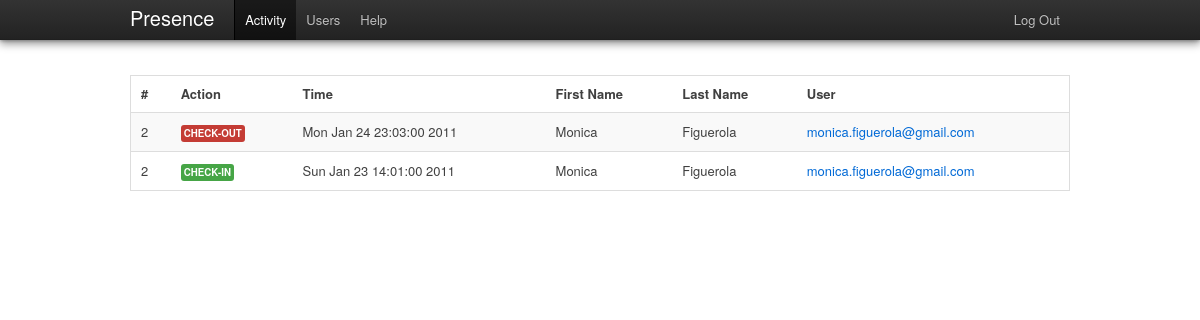
Page /admin/activity/ (signed in) on the earlier database version.
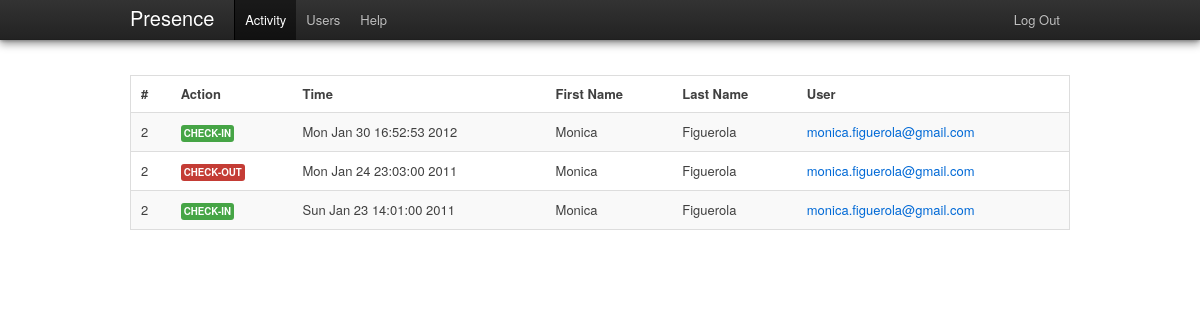
Same page on the later database version.
### tables this page shows
CREATE TABLE IF NOT EXISTS `presence_activity` (
  `id` int(11) NOT NULL AUTO_INCREMENT,
  `userid` varchar(250) NOT NULL,
  `action` varchar(50) NOT NULL,
  `timestamp` int(15) NOT NULL,
  PRIMARY KEY (`id`)
);

CREATE TABLE IF NOT EXISTS `presence_users` (
  `id` int(11) NOT NULL AUTO_INCREMENT,
  `email` varchar(150) NOT NULL,
  `password` varchar(50) NOT NULL,
  `role` varchar(20) NOT NULL,
  `firstname` varchar(200) NOT NULL,
  `lastname` varchar(300) NOT NULL,
  `mac` varchar(20) NOT NULL,
  PRIMARY KEY (`id`)
);

### public/index.php (called while the page is built, shortened)
<?php
require_once (ROOT . '/config/config.php');
global $CONFIG;
$dependencies = new DependencyContainer($CONFIG);
$url = isset($_GET['url']) ? $_GET['url'] : null;
$role = isset($_SESSION['role']) ? $_SESSION['role'] : null;
if ($url == null && $role == null) {
    $controller = "AuthController";
    $action = "asklogin";
    $url_params = array();
} else if ($url == null && isset($role)) {
    $controller = ucfirst($role) . 'Controller';
    $action = 'activity';
    $url_params = array();
} else {
    $url_params = explode('/', $url);
    $controller = ucfirst(array_shift($url_params));
    $action = $url_params[0] == null ? 'activity' : array_shift($url_params);
}
$extra_params = $_POST;
new $controller($dependencies, $action, array_merge($url_params, $extra_params));

### config/config.php (called while the page is built)
<?php
unset($CONFIG);
$CONFIG['wwwroot'] = 'http://127.0.0.1:8888/presence-manager';
$CONFIG['debug'] = 1;
$CONFIG['dbhost'] = 'localhost';
$CONFIG['dbname'] = 'presence';
$CONFIG['dbuser'] = 'root';
$CONFIG['dbpassword'] = '';

### lib/DB.php (called while the page is built, shortened)
<?php
class DB {
	static function getAllRecords($db, $sql, $params){
		$st = $db->prepare($sql);
        $st->execute($params);
        return $st->fetchAll(PDO::FETCH_ASSOC);
	}
}

### app/models/ActivityModel.php (called while the page is built, shortened)
<?php
class ActivityModel extends Model {
    public function __construct($dependencies) {
        $this->_table = 'presence_activity';
    }
    public function get_all_activity() {
		$sql = "SELECT pu.id, pa.userid, pa.action, pa.timestamp, pu.firstname, pu.lastname, pu.email
				FROM " . $this->_table . " pa
				JOIN presence_users pu ON pa.userid = pu.id
				ORDER BY pa.timestamp DESC LIMIT 15";
		return DB::getAllRecords($this->_db, $sql, null);
    }
}

### app/controllers/AdminController.php (called while the page is built, shortened)
<?php
class AdminController extends Controller {
    private $_activity_model;
    public function __construct($dependencies, $action, $params) {
        global $CONFIG;
        $this->_dependencies = $dependencies;
        $this->_activity_model = new ActivityModel($this->_dependencies);
        if ($this->check_role('admin') && method_exists($this, $action)) {
            $this->$action($params);
        } else {
            Helper::redirect($CONFIG['wwwroot'] . '/error/notfound');
        }
    }
    public function activity() {
        $this->_view = new AdminActivityView($this->_activity_model->get_all_activity());
    }
}

### lib/DependencyContainer.php (called while the page is built)
<?php
class DependencyContainer {
    private $_instances = array();
    private $_params = array();
    public function __construct($params) {
        $this->_params = $params;
    }
    public function get_db() {
        if (empty($this->_instances['db']) ||
                !is_a($this->_instances, 'PDO')) {
            $this->_instances['db'] = new PDO(
                            "mysql:host=" . $this->_params['dbhost'] . ";
                 dbname=" . $this->_params['dbname'],
                            $this->_params['dbuser'],
                            $this->_params['dbpassword']
            );
        }
        return $this->_instances['db'];
    }
}

### app/model.class.php (called while the page is built, shortened)
<?php
class Model{
    public function __construct($dependencies){
        $this->_db = $dependencies->get_db();
    }
}

### lib/Helper.php (called while the page is built, shortened)
<?php
class Helper{
	static function get_event_description($event) {
        switch ($event) {
            case 'checkin': return 'Check-In';
            case 'checkout': return 'Check-Out';
		}
	}
    static function get_label_for_action($action){
       switch ($action) {
            case 'checkin': return 'success';
            case 'checkout': return 'important';
		}
    }
}

### app/views/AdminActivityView.php (the view, shortened to what this page needs)
<?php
class AdminActivityView extends View {
    private $_entries;
    public function __construct($entries, $alert = null) {
        $this->_entries = $entries;
    }
    public function menu() {
        global $CONFIG;
        return '
			<ul class="nav">
				<li class="active"><a href="' . $CONFIG['wwwroot'] . '/admin/activity">Activity</a></li>
                <li><a href="' . $CONFIG['wwwroot'] . '/admin/users">Users</a></li>
                <li><a href="' . $CONFIG['wwwroot'] . '/admin/help">Help</a></li>
            </ul>
            <ul class="nav secondary-nav">
				<li><a href="' . $CONFIG['wwwroot'] . '/auth/logout">Log Out</a></li>
            </ul>';
    }
    public function content() {
        global $CONFIG;
        $activity_table_content = '';
        if (!empty($this->_entries)) {
            foreach ($this->_entries as $entry) {
                $activity_table_content .=
                '<tr>
					<td>' . $entry['id'] . '</td>
					<td><span class="label ' . Helper::get_label_for_action($entry['action']). '">' . Helper::get_event_description($entry['action']) . '</span></td>
					<td>' . date('D M j G:i:s Y', $entry['timestamp']) . '</td>
					<td>' . utf8_encode($entry['firstname']) . '</td>
                    <td>' . utf8_encode($entry['lastname']) . '</td>
					<td><a href="'.$CONFIG['wwwroot'].'/admin/user_details/'.$entry['id'].'">' . $entry['email'] . '</a></td>
				 </tr>
				';
            }
        }
        return '
			<table id="activity_table" class="zebra-striped ">
				<thead>
					<tr>
						<th>#</th>
						<th>Action</th>
						<th>Time</th>
						<th>First Name</th>
                        <th>Last Name</th>
						<th>User</th>
					</tr>
				</thead>
				<tbody>' . $activity_table_content . '
				</tbody>
			</table>
			';
    }
}

### app/view.class.php (shortened to what this page needs)
<?php
abstract class View {
    private $_title;
    protected $_alert;
    public function __construct($alert) {
        $this->_alert = $alert;
    }
    public function __destruct() {
        $this->render();
    }
    private function render() {
        global $CONFIG, $STRINGS;
        echo '<!DOCTYPE html>';
        echo '<html lang="en">
                <head>
                <meta charset="utf-8">
                    <title>' . $this->_title . ' | ' . $STRINGS['brand'] . '</title>
                    <link rel="stylesheet" href="' . $CONFIG['wwwroot'] . '/public/css/lib/twitter-bootstrap/bootstrap.min.css" type="text/css">
                    <link rel="stylesheet" href="' . $CONFIG['wwwroot'] . '/public/css/screen.css" type="text/css">
                    <link rel="shortcut icon" href="' . $CONFIG['wwwroot'] . '/public/img/favicon.ico">
                    <script type="text/javascript" src="' . $CONFIG['wwwroot'] . '/public/js/jquery-1.7.1.min.js"></script>
                    <script type="text/javascript" src="' . $CONFIG['wwwroot'] . '/public/js/bootstrap-alerts.js"></script>
                </head>
                <body>
					<div class="topbar" id="topbar-container">
						<div class="topbar-inner">
							<div class="container">
								<a class="brand" href="' . $CONFIG['wwwroot'] . '">Presence</a>
                '.$this->menu().'
				            </div>
						</div>
					</div>
                    <div class="container">
                    '.$this->_alert.'
                    '.$this->content().'
                    </div>
                </body>
                  ';
        echo '</html>';
    }
    protected function title($title) {
        $this->_title = $title;
    }
}

### public/css/screen.css (style rules this page uses)
html { overflow-y:scroll; }
body { padding-top: 75px; }
.topbar { box-shadow: #999999 0px 4px 8px 0; }
table { border: 1px solid #DDDDDD; }
.brand { border-right: 1px solid black !important; }

Differences in the rows shown:
added presence_activity: userid "2", action "CHECK-IN", timestamp "Mon Jan 30 16:52:53 2012", userid.firstname "Monica", userid.lastname "Figuerola", userid.email "monica.figuerola@gmail.com"
